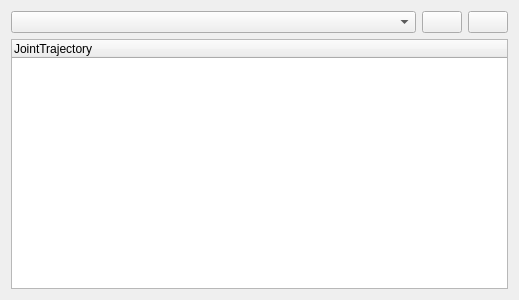
<?xml version="1.0" encoding="UTF-8"?>
<ui version="4.0">
 <class>main_widget</class>
 <widget class="QWidget" name="main_widget">
  <property name="geometry">
   <rect>
    <x>0</x>
    <y>0</y>
    <width>519</width>
    <height>300</height>
   </rect>
  </property>
  <property name="windowTitle">
   <string>JointTrajectoryPlot</string>
  </property>
  <layout class="QHBoxLayout" name="horizontalLayout">
   <item>
    <layout class="QVBoxLayout" name="pane_layout">
     <item>
      <layout class="QHBoxLayout" name="horizontalLayout_2">
       <item>
        <widget class="QComboBox" name="topic_combox">
         <property name="sizePolicy">
          <sizepolicy hsizetype="Preferred" vsizetype="Fixed">
           <horstretch>0</horstretch>
           <verstretch>0</verstretch>
          </sizepolicy>
         </property>
        </widget>
       </item>
       <item>
        <widget class="QPushButton" name="refresh_button">
         <property name="sizePolicy">
          <sizepolicy hsizetype="Fixed" vsizetype="Fixed">
           <horstretch>0</horstretch>
           <verstretch>0</verstretch>
          </sizepolicy>
         </property>
         <property name="icon">
          <iconset theme="reload">
           <normaloff/>
          </iconset>
         </property>
        </widget>
       </item>
       <item>
        <widget class="QPushButton" name="pause_button">
         <property name="sizePolicy">
          <sizepolicy hsizetype="Fixed" vsizetype="Fixed">
           <horstretch>0</horstretch>
           <verstretch>0</verstretch>
          </sizepolicy>
         </property>
         <property name="text">
          <string/>
         </property>
         <property name="icon">
          <iconset theme="media-playback-pause">
           <normaloff/>
          </iconset>
         </property>
         <property name="checkable">
          <bool>true</bool>
         </property>
        </widget>
       </item>
      </layout>
     </item>
     <item>
      <widget class="QTreeWidget" name="select_tree">
       <property name="sizePolicy">
        <sizepolicy hsizetype="Preferred" vsizetype="Expanding">
         <horstretch>0</horstretch>
         <verstretch>0</verstretch>
        </sizepolicy>
       </property>
       <property name="midLineWidth">
        <number>0</number>
       </property>
       <property name="horizontalScrollBarPolicy">
        <enum>Qt::ScrollBarAsNeeded</enum>
       </property>
       <column>
        <property name="text">
         <string>JointTrajectory</string>
        </property>
       </column>
      </widget>
     </item>
    </layout>
   </item>
   <item>
    <layout class="QVBoxLayout" name="plot_layout"/>
   </item>
  </layout>
 </widget>
 <resources/>
 <connections/>
</ui>
